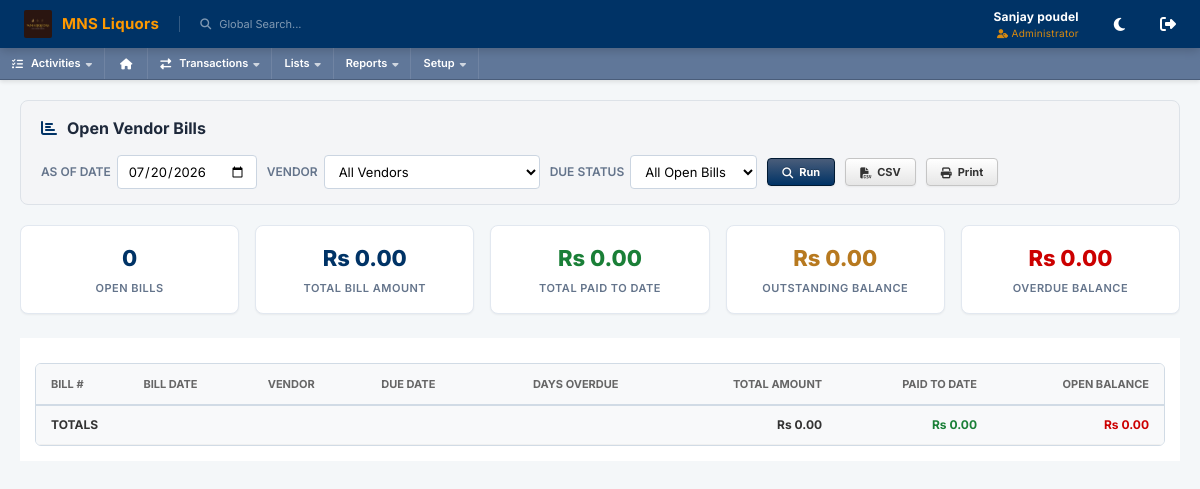
Screenshot of /index.php?page=reports/vendors/open_bills (signed in) with the database file from the repository.
### tables this page shows
CREATE TABLE `system_info` (
  `id` int(30) NOT NULL,
  `meta_field` text NOT NULL,
  `meta_value` text NOT NULL
);

### database/DBConnection.php (called while the page is built, shortened)
<?php
class DBConnection {
    private $host = 'localhost';
    private $username = 'root';
    private $password = '';
    private $database = 'sms_db';
    private $conn;
    private static $instance = null;
    private function __construct() {
        try {
            $this->conn = new PDO("mysql:host={$this->host};dbname={$this->database}", $this->username, $this->password);
            $this->conn->setAttribute(PDO::ATTR_ERRMODE, PDO::ERRMODE_EXCEPTION);
            $this->conn->setAttribute(PDO::ATTR_DEFAULT_FETCH_MODE, PDO::FETCH_ASSOC);
        } catch (PDOException $e) {
            die("Connection failed: " . $e->getMessage());
        }
    }
    public static function getInstance() {
        if (!self::$instance) {
            self::$instance = new DBConnection();
        }
        return self::$instance;
    }
    public function fetchOne($sql, $params = []) {
        $stmt = $this->conn->prepare($sql);
        $stmt->execute($params);
        return $stmt->fetch();
    }
    public function fetchAll($sql, $params = []) {
        $stmt = $this->conn->prepare($sql);
        $stmt->execute($params);
        return $stmt->fetchAll();
    }
    public function execute($sql, $params = []) {
        $stmt = $this->conn->prepare($sql);
        return $stmt->execute($params);
    }
}
function db() {
    return DBConnection::getInstance();
}
?>

### forms/modules/reports/vendors/open_bills_list.php (the view, shortened to what this page needs)
<?php
require_once 'database/DBConnection.php';
require_once 'forms/modules/reports/rpt_helpers.php';
$db = db();
$today      = date('Y-m-d');
$as_of_date = $_GET['as_of_date'] ?? $today;
$sql = "
    SELECT
        th.id as header_id,
        th.txn_date as bill_date,
        th.txn_number as bill_number,
        v.company_name as vendor_name,
        vb.due_date,
        DATEDIFF(?, vb.due_date) as days_overdue,
        vb.total_amount,
        vb.amount_paid,
        vb.balance_due
    FROM vendor_bills vb
    JOIN transaction_headers th ON vb.header_id = th.id
    LEFT JOIN vendors v ON vb.vendor_id = v.id
    WHERE th.is_deleted = 0
      AND th.txn_type = 'vendor_bill'
      AND th.status NOT IN ('void', 'voided', 'draft')
      AND vb.balance_due > 0.01
";
$params = [$as_of_date];
$sql .= " ORDER BY vb.due_date ASC, th.txn_number DESC";
$rows = $db->fetchAll($sql, $params);
$total_amount  = array_sum(array_column($rows, 'total_amount'));
$total_paid    = array_sum(array_column($rows, 'amount_paid'));
$total_balance = array_sum(array_column($rows, 'balance_due'));
$total_overdue = 0.0;
?>
<div class="rpt-summary">
    <div class="rpt-summary-card"><div class="val"><?= count($rows) ?></div><div class="lbl">Open Bills</div></div>
    <div class="rpt-summary-card"><div class="val"><?= rpt_currency($total_amount) ?></div><div class="lbl">Total Bill Amount</div></div>
    <div class="rpt-summary-card"><div class="val" style="color:#1a7f37"><?= rpt_currency($total_paid) ?></div><div class="lbl">Total Paid to Date</div></div>
    <div class="rpt-summary-card"><div class="val" style="color:#b7791f"><?= rpt_currency($total_balance) ?></div><div class="lbl">Outstanding Balance</div></div>
    <div class="rpt-summary-card"><div class="val" style="color:#c00"><?= rpt_currency($total_overdue) ?></div><div class="lbl">Overdue Balance</div></div>
</div>
<div class="ns-portlet">
  <div class="ns-portlet-content">
    <table class="ns-table" id="tbl-open-bills">
      <thead>
        <tr>
          <th>Bill #</th>
          <th>Bill Date</th>
          <th>Vendor</th>
          <th>Due Date</th>
          <th style="text-align:center">Days Overdue</th>
          <th style="text-align:right">Total Amount</th>
          <th style="text-align:right">Paid to Date</th>
          <th style="text-align:right">Open Balance</th>
        </tr>
      </thead>
      <tfoot>
        <tr style="font-weight:700;background:#f8f9fa">
          <td colspan="5">TOTALS</td>
          <td style="text-align:right"><?= rpt_currency($total_amount) ?></td>
          <td style="text-align:right;color:#1a7f37"><?= rpt_currency($total_paid) ?></td>
          <td style="text-align:right;color:#c00"><?= rpt_currency($total_balance) ?></td>
        </tr>
      </tfoot>
    </table>
  </div>
</div>

### index.php (shortened to what this page needs)
<?php
require_once 'database/DBConnection.php';
require_once 'api/reference_helper.php';
$error = "";
$is_logged_in = isset($_SESSION['user_id']);
if (!isset($db)) $db = db();
try {
    $sys_logo = $db->fetchOne("SELECT meta_value FROM system_info WHERE meta_field = 'logo'")['meta_value'] ?? '';
    $sys_name = $db->fetchOne("SELECT meta_value FROM system_info WHERE meta_field = 'name'")['meta_value'] ?? 'SMS ERP';
} catch (Exception $e) {
    $sys_logo = '';
    $sys_name = 'SMS ERP';
}
if ($is_logged_in) {
    $page = $_GET['page'] ?? 'home';
    $is_print_page = (strpos($page, '/print') !== false || strpos($page, 'print/') !== false || $page === 'print');
}
?>
<!DOCTYPE html>
<html lang="en">
<head>
    <link rel="stylesheet" href="assets/css/style.css?v=<?php echo time(); ?>">
    <link rel="stylesheet" href="https://cdnjs.cloudflare.com/ajax/libs/font-awesome/6.4.0/css/all.min.css">
    <link rel="stylesheet" href="https://cdn.datatables.net/1.13.6/css/jquery.dataTables.min.css">
</head>
<body class="<?php echo $is_logged_in ? '' : 'auth-page'; ?>">
    <?php if (!$is_logged_in): ?>
        <div class="auth-container">
            <?php
            $login_logo_abs = !empty($sys_logo) ? (__DIR__ . DIRECTORY_SEPARATOR . str_replace('/', DIRECTORY_SEPARATOR, $sys_logo)) : '';
            ?>
            <div style="text-align:center; margin-bottom:20px;">
                <?php if (!empty($sys_logo) && file_exists(__DIR__ . '/' . $sys_logo)): ?>
                    <div style="margin-bottom:15px; display: flex; justify-content: center; align-items: center;">
                        <img src="<?php echo htmlspecialchars($sys_logo); ?>" alt="Logo" style="max-height: 85px; max-width: 200px; object-fit: contain; filter: drop-shadow(0 4px 8px rgba(0,0,0,0.35)); border-radius: 4px;">
                    </div>
                <?php else: ?>
                    <div style="font-size:40px; color:rgba(255,255,255,0.8); margin-bottom:10px;"><i class="fas fa-cube"></i></div>
                <?php endif; ?>
                <div style="font-size:20px; font-weight:700; color:#fff; letter-spacing:0.5px;"><?php echo htmlspecialchars($sys_name); ?></div>
            </div>
            <div class="glass-card">
                <div class="auth-header">
                    <h1>Welcome Back</h1>
                    <p>Enter your credentials to access your account</p>
                </div>
                <?php if ($error): ?>
                    <div class="alert alert-danger">
                        <?php echo $error; ?>
                    </div>
                <?php endif; ?>
                <form method="POST" action="">
                    <div class="form-group">
                        <label for="username">Username</label>
                        <input type="text" id="username" name="username" class="form-input" placeholder="Enter username"
                            required autofocus>
                    </div>
                    <div class="form-group">
                        <label for="password">Password</label>
                        <div class="password-wrapper">
                            <input type="password" id="password" name="password" class="form-input" placeholder="••••••••"
                                required>
                            <button type="button" id="togglePassword" class="toggle-password">
                                <i class="fas fa-eye" id="eyeIcon"></i>
                            </button>
                        </div>
                    </div>
                    <button type="submit" class="btn-primary">Sign In</button>
                </form>
            </div>
        </div>
        <script>
            document.addEventListener('DOMContentLoaded', function () {
                const togglePassword = document.querySelector('#togglePassword');
                const password = document.querySelector('#password');
                const eyeIcon = document.querySelector('#eyeIcon');
                if (togglePassword) {
                    togglePassword.addEventListener('click', function (e) {
                        const type = password.getAttribute('type') === 'password' ? 'text' : 'password';
                        password.setAttribute('type', type);
                        eyeIcon.classList.toggle('fa-eye');
                        eyeIcon.classList.toggle('fa-eye-slash');
                    });
                }
            });
        </script>
    <?php else: ?>
        <header class="ns-header">
            <div style="display: flex; align-items: center; gap: 20px;">
                <div class="ns-logo" style="display: flex; align-items: center; gap: 10px;">
                    <?php if (!empty($sys_logo) && file_exists(__DIR__ . '/' . $sys_logo)): ?>
                        <img src="<?php echo htmlspecialchars($sys_logo); ?>" alt="Logo" style="height:28px; max-width: 120px; object-fit: contain; border-radius: 2px; vertical-align: middle;">
                    <?php else: ?>
                        <i class="fas fa-cube" style="font-size:22px;"></i>
                    <?php endif; ?>
                    <span style="font-size:15px; font-weight:700; letter-spacing:0.3px;"><?php echo htmlspecialchars($sys_name); ?></span>
                </div>
                <div
                    style="font-size: 11px; color: rgba(255,255,255,0.5); border-left: 1px solid rgba(255,255,255,0.2); padding-left: 20px; cursor: pointer;">
                    <i class="fas fa-search" style="margin-right: 5px;"></i> Global Search...
                </div>
            </div>
            <div style="display: flex; align-items: center; gap: 20px;">
                <div style="text-align: right; margin-right: 15px;">
<?php
    $displayName = $_SESSION['full_name'] ?? $_SESSION['username'] ?? 'User';
    $rawRole = strtolower($_SESSION['role'] ?? 'user');
    $roleMap = [
        'admin' => 'Administrator',
        'manager' => 'Manager',
    ];
    $displayRole = $roleMap[$rawRole] ?? ucfirst($rawRole);
?>
<div style="font-size: 12px; font-weight: bold; letter-spacing: 0.2px;">
    <?php echo htmlspecialchars($displayName); ?>
</div>
<div style="font-size: 10px; color: var(--ns-accent); opacity: 0.85; text-transform: capitalize; letter-spacing: 0.3px;">
    <i class="fas fa-user-tag" style="margin-right: 3px; font-size: 9px;"></i><?php echo htmlspecialchars($displayRole); ?>
</div>
                </div>
                <button id="ns-theme-toggle" title="Toggle Theme" style="background: none; border: none; color: white; font-size: 15px; cursor: pointer; transition: var(--ns-transition); margin-right: 15px; display: inline-flex; align-items: center; justify-content: center;" onmouseover="this.style.color='var(--ns-accent)'" onmouseout="this.style.color='white'">
                    <i class="fas fa-moon"></i>
                </button>
                <a href="logout.php" style="color: white; font-size: 16px; transition: var(--ns-transition);" title="Logout"
                    onmouseover="this.style.color='var(--ns-accent)'" onmouseout="this.style.color='white'"><i
                        class="fas fa-sign-out-alt"></i></a>
            </div>
        </header>
        <nav class="ns-nav">
            <div class="ns-nav-item">
                <i class="fas fa-tasks" style="margin-right: 8px;"></i> Activities <i class="fas fa-caret-down"
                    style="margin-left: 5px; font-size: 10px; opacity: 0.7;"></i>
            </div>
            <a href="?page=home" class="ns-nav-item" title="Dashboard" style="padding: 0 15px;"><i
                    class="fas fa-home"></i></a>
            <div class="ns-nav-item">
                <i class="fas fa-exchange-alt" style="margin-right: 8px;"></i> Transactions <i class="fas fa-caret-down"
                    style="margin-left: 5px; font-size: 10px; opacity: 0.7;"></i>
            </div>
            <div class="ns-nav-item">
                Lists <i class="fas fa-caret-down" style="margin-left: 5px; font-size: 10px; opacity: 0.7;"></i>
            </div>
            <div class="ns-nav-item">
                Reports <i class="fas fa-caret-down" style="margin-left: 5px; font-size: 10px; opacity: 0.7;"></i>
            </div>
            <div class="ns-nav-item">
                Setup <i class="fas fa-caret-down" style="margin-left: 5px; font-size: 10px; opacity: 0.7;"></i>
            </div>
        </nav>
        <div class="ns-content <?php echo ($page === 'home' || $page === 'print' || $is_print_page) ? 'ns-content-flush' : ''; ?>">
            <?php
            if ($page == 'home' || $page == 'home-v3') {
                include 'home.php';
            } else {
                $page = str_replace(['../', '..\\'], '', $page);
                $page = preg_replace('/[^a-zA-Z0-9\/_\-]/', '', $page);
                $parts = explode('/', $page);
                $count = count($parts);
                if ($count > 0) {
                    $action = $parts[$count - 1];
                    $dir_path = implode('/', array_slice($parts, 0, $count - 1));
                    if ($action == 'manage') {
                        $module_name = $parts[$count - 2];
                        if ($module_name == 'users') $module_name = 'user';
                        $page_path = "forms/modules/" . $dir_path . "/" . $module_name . "_manage.php";
                    } elseif ($action == 'view' || $action == 'print') {
                        $page_path = "forms/modules/" . $dir_path . "/" . $action . ".php";
                    } else {
                        $module_name = $action;
                        $page_path = "forms/modules/" . $page . "/" . $module_name . "_list.php";
                        if (!file_exists($page_path)) {
                            $page_path = "forms/modules/" . $dir_path . "/" . $module_name . "_list.php";
                        }
                    }
                    if (file_exists($page_path)) {
                        include $page_path;
                    }
                }
            }
            ?>
        </div>
    <?php endif; ?>
</body>
</html>

### forms/modules/reports/vendors/open_bills_list.php (style rules this page uses)
.rpt-summary { display: flex; gap: 16px; margin-bottom: 20px; flex-wrap: wrap; }
.rpt-summary-card { background: #fff; border: 1px solid #dde2e8; border-radius: 6px; padding: 14px 20px; flex: 1; min-width: 150px; text-align: center; box-shadow: 0 1px 3px rgba(0,0,0,0.05); }
.rpt-summary-card .val { font-size: 20px; font-weight: 800; color: var(--ns-primary); }
.rpt-summary-card .lbl { font-size: 11px; color: #888; margin-top: 4px; text-transform: uppercase; font-weight: 600; }

### forms/modules/reports/rpt_helpers.php (style rules this page uses)
.rpt-summary { display: flex; gap: 16px; margin-bottom: 20px; flex-wrap: nowrap; overflow-x: auto; padding-bottom: 4px; }
.rpt-summary-card { background: #fff; border: 1px solid #e2e8f0; border-radius: 8px; padding: 16px 20px; flex: 1; min-width: 140px; box-shadow: 0 1px 2px rgba(0,0,0,0.05); }
.rpt-summary-card .val { font-size: 22px; font-weight: 800; color: var(--ns-primary); }
.rpt-summary-card .lbl { font-size: 11px; color: #64748b; margin-top: 5px; font-weight: 600; text-transform: uppercase; letter-spacing: 0.5px; }

### rows the page displays
system_info: meta_value (picture)
system_info: meta_value "MNS Liquors"
system_info: meta_value "Rs 0.00"

### other values shown
$displayName "Sanjay poudel"
$displayRole "Administrator"
$title "Open Vendor Bills"
$f['label'] "AS OF DATE"
$f['label'] "VENDOR"
$f['label'] "DUE STATUS"
count($rows) "0"
form field vendor_id "All Vendors"
form field status "All Open Bills"
